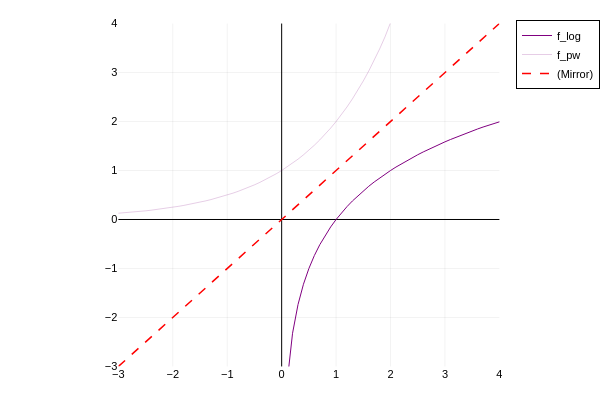

This figure's notebook cell:
### Markdown cell above
<a id="logarithm-exponential-inverse"></a>
#### Logarithm and Exponential Inverse Relationship

**Mathematical Concept:**
A logarithm identically reflects its corresponding exponential function across the line of symmetry $y = x$.
$$ \log_a(x) = y \iff a^y = x $$

**Modeling Objective:**
Visually validate the strict geometric mirror symmetry between $2^x$ and $\log_2(x)$.

[↑ Back to Table of Contents](#table-of-contents)

### Code cell
x_log = 0.1:0.1:10
f_log(x) = log(2,x)
plot(x_log,f_log,color=:purple,label="f_log", framestyle=:zerolines, xlims=(-3, 4), ylims=(-3, 4),aspect_ratio=:equal)

x_pw = -10:0.1:10
f_pw(x) = 2^x
plot!(x_pw,f_pw,color=:purple,label="f_pw", framestyle=:zerolines, lw=0.2)

plot!(-3:4, -3:4, label="(Mirror)", color=:red, linestyle=:dash, lw=1.5)

### Figure 1 — Plotly figure (JSON) as saved in the notebook; plotly's stock layout.template omitted (floating-point values rounded to 4 significant figures; data arrays with more than 128 entries replaced by an {"elided": "..."} marker saying what was removed)
{"data": [{"colorbar": {"len": 0.9525, "title": "", "x": 0.8323, "y": 0.5139}, "legendgroup": "f_log", "line": {"color": "rgba(128, 0, 128, 1.000)", "dash": "solid", "shape": "linear", "width": 1}, "mode": "lines", "name": "f_log", "showlegend": true, "type": "scatter", "x": [0.1, 0.2, 0.3, 0.4, 0.5, 0.6, 0.7, 0.8, 0.9, 1, 1.1, 1.2, 1.3, 1.4, 1.5, 1.6, 1.7, 1.8, 1.9, 2, 2.1, 2.2, 2.3, 2.4, 2.5, 2.6, 2.7, 2.8, 2.9, 3, 3.1, 3.2, 3.3, 3.4, 3.5, 3.6, 3.7, 3.8, 3.9, 4, 4.1, 4.2, 4.3, 4.4, 4.5, 4.6, 4.7, 4.8, 4.9, 5, 5.1, 5.2, 5.3, 5.4, 5.5, 5.6, 5.7, 5.8, 5.9, 6, 6.1, 6.2, 6.3, 6.4, 6.5, 6.6, 6.7, 6.8, 6.9, 7, 7.1, 7.2, 7.3, 7.4, 7.5, 7.6, 7.7, 7.8, 7.9, 8, 8.1, 8.2, 8.3, 8.4, 8.5, 8.6, 8.7, 8.8, 8.9, 9, 9.1, 9.2, 9.3, 9.4, 9.5, 9.6, 9.7, 9.8, 9.9, 10], "xaxis": "x", "y": [-3.322, -2.322, -1.737, -1.322, -1, -0.737, -0.5146, -0.3219, -0.152, 0, 0.1375, 0.263, 0.3785, 0.4854, 0.585, 0.6781, 0.7655, 0.848, 0.926, 1, 1.07, 1.138, 1.202, 1.263, 1.322, 1.379, 1.433, 1.485, 1.536, 1.585, 1.632, 1.678, 1.722, 1.766, 1.807, 1.848, 1.888, 1.926, 1.963, 2, 2.036, 2.07, 2.104, 2.138, 2.17, 2.202, 2.233, 2.263, 2.293, 2.322, 2.35, 2.379, 2.406, 2.433, 2.459, 2.485, 2.511, 2.536, 2.561, 2.585, 2.609, 2.632, 2.655, 2.678, 2.7, 2.722, 2.744, 2.766, 2.787, 2.807, 2.828, 2.848, 2.868, 2.888, 2.907, 2.926, 2.945, 2.963, 2.982, 3, 3.018, 3.036, 3.053, 3.07, 3.087, 3.104, 3.121, 3.138, 3.154, 3.17, 3.186, 3.202, 3.217, 3.233, 3.248, 3.263, 3.278, 3.293, 3.307, 3.322], "yaxis": "y"}, {"colorbar": {"len": 0.9525, "title": "", "x": 0.8323, "y": 0.5139}, "legendgroup": "f_pw", "line": {"color": "rgba(128, 0, 128, 1.000)", "dash": "solid", "shape": "linear", "width": 0.2}, "mode": "lines", "name": "f_pw", "showlegend": true, "type": "scatter", "x": {"elided": "201 float values"}, "xaxis": "x", "y": {"elided": "201 float values"}, "yaxis": "y"}, {"colorbar": {"len": 0.9525, "title": "", "x": 0.8323, "y": 0.5139}, "legendgroup": "(Mirror)", "line": {"color": "rgba(255, 0, 0, 1.000)", "dash": "dash", "shape": "linear", "width": 1.5}, "mode": "lines", "name": "(Mirror)", "showlegend": true, "type": "scatter", "x": [-3, -2, -1, 0, 1, 2, 3, 4], "xaxis": "x", "y": [-3, -2, -1, 0, 1, 2, 3, 4], "yaxis": "y"}], "layout": {"annotations": [], "height": 400, "legend": {"bgcolor": "rgba(255, 255, 255, 1.000)", "bordercolor": "rgba(0, 0, 0, 1.000)", "borderwidth": 1, "font": {"color": "rgba(0, 0, 0, 1.000)", "family": "sans-serif", "size": 11}, "title": {"font": {"color": "rgba(0, 0, 0, 1.000)", "family": "sans-serif", "size": 15}, "text": ""}, "tracegroupgap": 0, "traceorder": "normal", "x": 1, "xanchor": "auto", "y": 1, "yanchor": "auto"}, "margin": {"b": 20, "l": 0, "r": 0, "t": 20}, "paper_bgcolor": "rgba(255, 255, 255, 1.000)", "plot_bgcolor": "rgba(255, 255, 255, 1.000)", "showlegend": true, "width": 600, "xaxis": {"anchor": "y", "domain": [0.1973, 0.8323], "gridcolor": "rgba(0, 0, 0, 0.100)", "gridwidth": 0.5, "linecolor": "rgba(0, 0, 0, 1.000)", "mirror": false, "range": [-3, 4], "showgrid": true, "showline": false, "showticklabels": true, "tickangle": 0, "tickcolor": "rgba(0, 0, 0, 0.000)", "tickfont": {"color": "rgba(0, 0, 0, 1.000)", "family": "sans-serif", "size": 11}, "tickmode": "array", "ticks": "inside", "ticktext": ["−3", "−2", "−1", "0", "1", "2", "3", "4"], "tickvals": [-3, -2, -1, 0, 1, 2, 3, 4], "title": "", "titlefont": {"color": "rgba(0, 0, 0, 1.000)", "family": "sans-serif", "size": 15}, "type": "-", "visible": true, "zeroline": true, "zerolinecolor": "rgba(0, 0, 0, 1.000)"}, "yaxis": {"anchor": "x", "domain": [0.03762, 0.9902], "gridcolor": "rgba(0, 0, 0, 0.100)", "gridwidth": 0.5, "linecolor": "rgba(0, 0, 0, 1.000)", "mirror": false, "range": [-3, 4], "showgrid": true, "showline": false, "showticklabels": true, "tickangle": 0, "tickcolor": "rgba(0, 0, 0, 0.000)", "tickfont": {"color": "rgba(0, 0, 0, 1.000)", "family": "sans-serif", "size": 11}, "tickmode": "array", "ticks": "inside", "ticktext": ["−3", "−2", "−1", "0", "1", "2", "3", "4"], "tickvals": [-3, -2, -1, 0, 1, 2, 3, 4], "title": "", "titlefont": {"color": "rgba(0, 0, 0, 1.000)", "family": "sans-serif", "size": 15}, "type": "-", "visible": true, "zeroline": true, "zerolinecolor": "rgba(0, 0, 0, 1.000)"}}}
